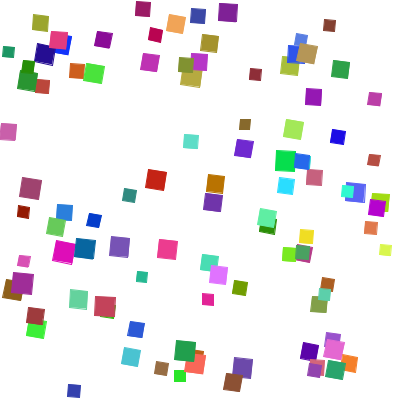
Frame 1 (no input)
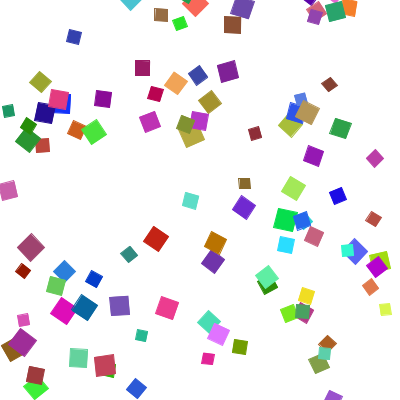
Frame 60 (the mouse pressed at the canvas centre just before this capture)
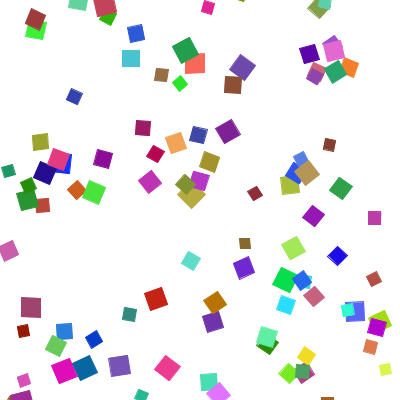
Frame 120 (the mouse held since frame 60 and released just before this capture)

The Processing sketch that drew these frames (run headless with seeded random() and noise(); from frame 60 on, the mouse is pressed at the canvas centre):

// Processing sketch: sketch_140715_homework2
// ── sketch_140715_homework2.pde
int numberOfSquares = 100;
Square[] mySquares;

void setup(){
  size(400,400);
  smooth();
  colorMode(HSB,359,99,99);
  mySquares = new Square[numberOfSquares];
  for(int i = 0;i<numberOfSquares;i++){
    mySquares[i] = new Square(random(PI/64,PI/16));
  }
}

void draw(){
  background(0,0,99);
  for(int i = 0;i<numberOfSquares;i++){
    mySquares[i].update();
    mySquares[i].draw();
  }
}

// ── Square.pde
class Square{
  float xCenter;
  float yCenter;
  float length;
  float rot;
  float spinSpeed;
  color col;
  
  Square(float ss){
    length = random(10,20);
    xCenter = random(length/2 , width-length/2);
    yCenter = random(length/2 , height-length/2);
    col = color(random(360),random(50,100),random(50,100));
    spinSpeed = ss;
    rot = 0;
  }
  
  void update(){
    yCenter += 1;
    rot += spinSpeed;
    if(yCenter - length/2 > height){
      yCenter = -length/2;
    }
  }
  
  void draw(){
    rectMode(CENTER);
    stroke(col);
    fill(col);
    pushMatrix();
    translate(xCenter,yCenter);
    rotate(rot);
    rect(0,0,length,length);
    popMatrix();
  }
  
}
